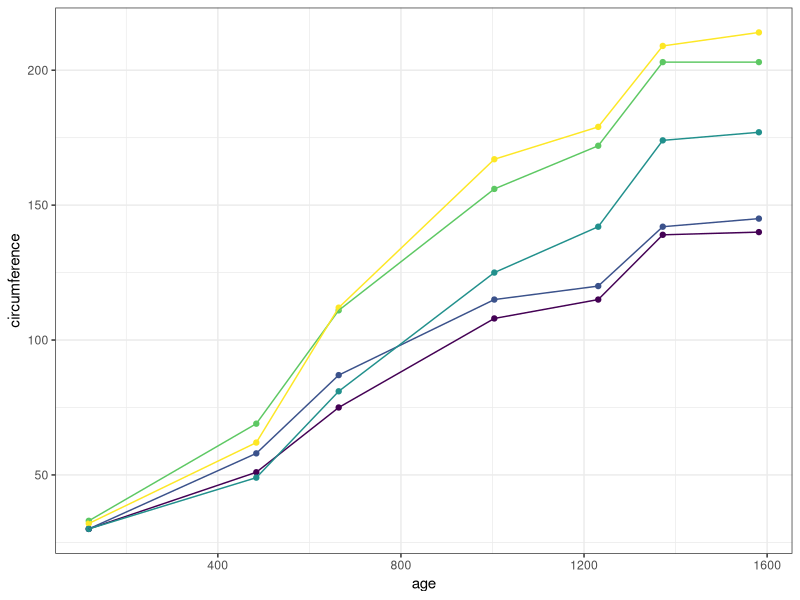

The R script that drew this image:
## ---- chunk 1
summary(Orange)
## ---- chunk 2
library(ggplot2)
oplot <- ggplot(Orange, aes(x = age, 
                   y = circumference, 
                   colour = Tree)) +
  geom_point() +
  geom_line() +
  guides(colour = FALSE) +
  theme_bw()

print(oplot)
